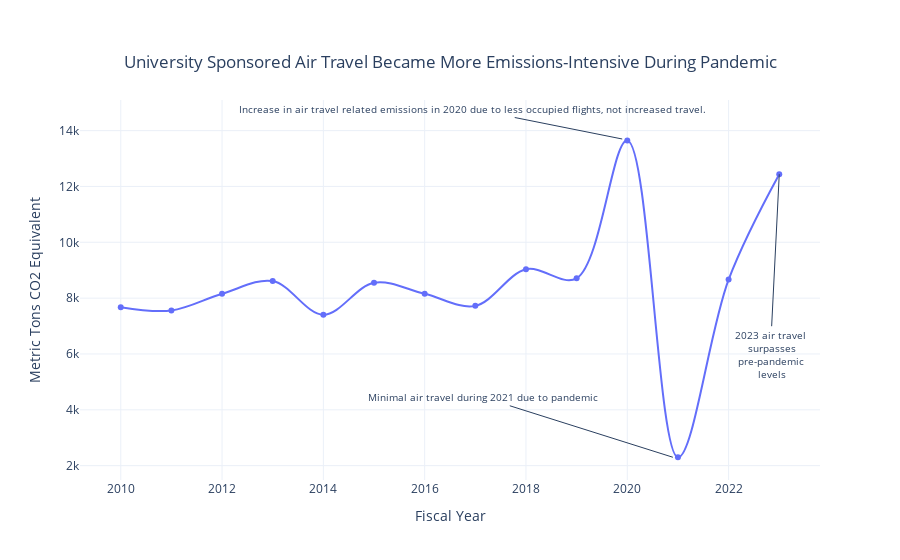

Notebook source saved alongside this figure:
### Code cell
filtered_data = cleaned_totals[cleaned_totals['Source'].isin([ 'Air Travel'])]


# Create a plotly chart
fig = px.line(filtered_data, 
              x='Fiscal Year', 
              y='GHG MTCDE', 
              color='Source', 
              title='University Sponsored Air Travel Became More Emissions-Intensive During Pandemic',
              template='plotly_white',  # Use the dark theme
              labels={'GHG MTCDE': 'Metric Tons CO2 Equivalent', 'Fiscal Year': 'Fiscal Year'},  # Improve axis labels
              line_shape='spline',  # Use smooth lines
              render_mode='svg')  # Use SVG for sharper images

# Add markers
fig.update_traces(mode='lines+markers')

# Add an annotation
fig.add_annotation(
    x=2019.9,
    y=13700,
    text="Increase in air travel related emissions in 2020 due to less occupied flights, not increased travel.",
    showarrow=True,
    arrowhead=0,
    ax=-150,
    ay=-30,
        font=dict(
        size=10
    )
)
fig.update_layout(showlegend=False)

fig.add_annotation(
    x=2020.9,
    y=filtered_data[filtered_data['Fiscal Year'] == 2021]['GHG MTCDE'].values[0],
    text="Minimal air travel during 2021 due to pandemic",
    showarrow=True,
    arrowhead=0,
    ax=-190,
    ay=-60,
        font=dict(
        size=10
    )
)

fig.add_annotation(
    x=2023,
    y=filtered_data[filtered_data['Fiscal Year'] == 2023]['GHG MTCDE'].values[0],
    text="2023 air travel<br> surpasses<br>pre-pandemic<br> levels",
    showarrow=True,
    arrowhead=0,
    ax=-9,
    ay=180,
        font=dict(
        size=10
    )
)


fig.update_layout(
    title={
        'y':0.9,
        'x':0.5,
        'xanchor': 'center',
        'yanchor': 'top'})

# Show the plot
fig.show()
pio.write_image(fig, 'air travel.png', width=1200, height=900, scale=2)  #render the chart in hd

### Figure 1 — Plotly figure (JSON) as saved in the notebook; plotly's stock layout.template omitted (floating-point values rounded to 4 significant figures)
{"data": [{"hovertemplate": "Source=Air Travel<br>Fiscal Year=%{x}<br>Metric Tons CO2 Equivalent=%{y}<extra></extra>", "legendgroup": "Air Travel", "line": {"color": "#636efa", "dash": "solid", "shape": "spline"}, "marker": {"symbol": "circle"}, "mode": "lines+markers", "name": "Air Travel", "orientation": "v", "showlegend": true, "type": "scatter", "x": [2010, 2011, 2012, 2013, 2014, 2015, 2016, 2017, 2018, 2019, 2020, 2021, 2022, 2023], "xaxis": "x", "y": [7675.0, 7557.0, 8156.0, 8610.0, 7405.0, 8555.0, 8157.0, 7724.0, 9035.0, 8711.0, 13650.0, 2301.0, 8665.0, 12439], "yaxis": "y"}], "layout": {"annotations": [{"arrowhead": 0, "ax": -150, "ay": -30, "font": {"size": 10}, "showarrow": true, "text": "Increase in air travel related emissions in 2020 due to less occupied flights, not increased travel.", "x": 2020.0, "y": 13700}, {"arrowhead": 0, "ax": -190, "ay": -60, "font": {"size": 10}, "showarrow": true, "text": "Minimal air travel during 2021 due to pandemic", "x": 2021.0, "y": 2301.0}, {"arrowhead": 0, "ax": -9, "ay": 180, "font": {"size": 10}, "showarrow": true, "text": "2023 air travel<br> surpasses<br>pre-pandemic<br> levels", "x": 2023, "y": 12439}], "legend": {"title": {"text": "Source"}, "tracegroupgap": 0}, "showlegend": false, "title": {"text": "University Sponsored Air Travel Became More Emissions-Intensive During Pandemic", "x": 0.5, "xanchor": "center", "y": 0.9, "yanchor": "top"}, "xaxis": {"anchor": "y", "domain": [0, 1], "title": {"text": "Fiscal Year"}}, "yaxis": {"anchor": "x", "domain": [0, 1], "title": {"text": "Metric Tons CO2 Equivalent"}}}}
